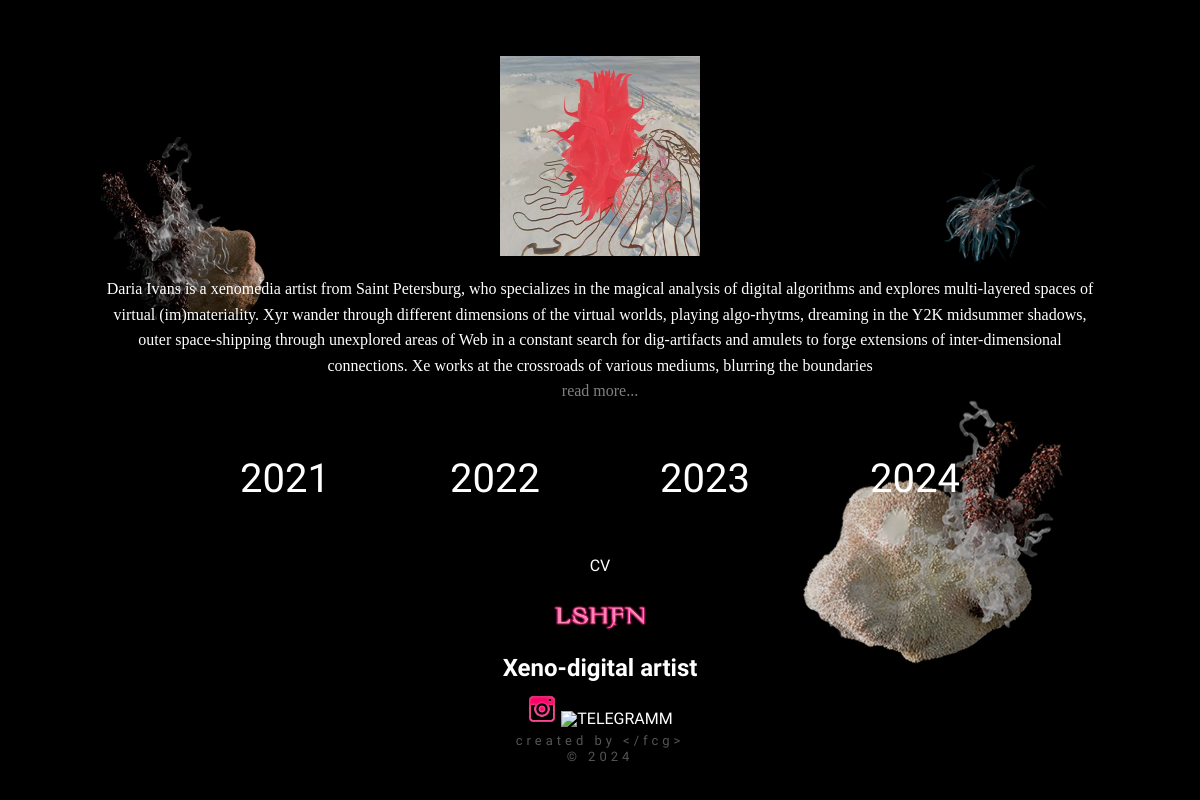
The page / on the database its author committed.
### years/models.py (models this page shows)
class startPage(models.Model):
    content1 = models.CharField(max_length=100000000000)
    content2 = models.CharField(max_length=100000000000)
    name = models.CharField(max_length=200)
    font = models.ForeignKey(AvailableFont, on_delete=models.CASCADE)
    pdf_file = models.FileField(upload_to='document/', null=True, blank=True)
    def __str__(self):
        return str(self.name)

class Year(models.Model):
    year = models.IntegerField(unique=True)
    def __str__(self):
        return str(self.year)

### years/views.py (the view)
# urls.py: path('', views.index, name='index'),
def index(request):
    file = startPage.objects.first()  # Получаем первый экземпляр модели
    print( "file -> ", file)
    years = Year.objects.all()
    projects = Project.objects.all()
    font = startPage.objects.filter(id=1).first().font
    content1 = startPage.objects.filter(id=1).first().content1
    content2 = startPage.objects.filter(id=1).first().content2
    gifs = Gif.objects.all()  # Получаем все объекты модели Gif
    pages = PageContent.objects.all()
    return render(request, 'index.html', {'years':years   , 'projects':projects, 'font':font , 'content1':content1,'content2':content2, 'pages':pages , 'gifs': gifs , 'file':file })

### years/models.py (called while the page is built)
    def __str__(self):
        return self.name

### templates/index.html (shortened to what this page needs)
<!DOCTYPE html>
{% load static %}
<html lang="en">
<head>
  <link href="{% static 'css/index.css' %}" rel="stylesheet">
  <link href="{% static 'css/fonts.css' %}" rel="stylesheet">
  <link rel="stylesheet" href="https://cdnjs.cloudflare.com/ajax/libs/fancybox/3.5.7/jquery.fancybox.min.css">
</head>
<body>
 <back1></back1>
<back2></back2>
<back3></back3>
<div class="info">
    <p align="center" style="position: relative;">
        <img src="static/images/1.webp" width="200" height="200" alt="Фотография">
    </p>
    <div class="text-container TEXT">
      <p style="margin: 0; padding: 0;" id = "content1"> {{content1}}</p>
      <p style="margin: 0; padding: 0; color: gray;" id="read-more-btn">read more...</p>
  </div>
    <years>
      {% for year in years %}
        <a href="#fullscreen-modal{{year}}" class="open-modal">{{year}}</a>
      {% endfor %}
    </years>
    <div style="text-align: center;"> <a href="{{file.pdf_file.url}}" data-fancybox data-type="iframe" data-src="{{file.pdf_file.url}}" class="fancybox">CV</a> </div>
<div style="line-height: 0.5;" align="center">
  <p> <img src="static/images/lshfn.png" width="100" height="50" alt="INSAGRAMM" /> <br />
        <h2> Xeno-digital artist </h2>
          <a href="https://www.instagram.com/_lshfn/"><img src="static/images/i.png" width="30"
                  height="30" alt="INSAGRAMM" /></a>
          <a href="https://t.me/lshfn"><img src="static/images/t.png" width="30" height="30"
                  alt="TELEGRAMM" /></a>
          <br />
          <p class="createdby" style="margin: 5px 0 0 0">created by <a
                  href="https://t.me/fcg000">&lt;/fcg&gt;</a></p>
          <p class="createdby" style="margin: 5px 0 0 0">
              <font-size="1">© 2024</font>
          </p>
</div>
</div>
</body>
</html>

### static/css/index.css (style rules this page uses)
html { margin: 0; padding: 0; height: 100%; }
body { position: relative; margin: 0; padding: 0; height: 100vh; width: 100%; overflow-x: hidden; background-color: rgb(0, 0, 0); color: white; font-family: 'Josefin Sans', sans-serif; display: flex; justify-content: space-around; align-items: center; }
back1 { position: absolute; background: url("../images/back1.webp") no-repeat; background-position: center; background-size: 90%; transition: top 800ms ease-in-out; width: 100%; height: 100vh; z-index: -999999; background-size: 80%; }
back2 { position: absolute; background: url("../images/back2.webp") no-repeat; background-position: center; background-size: 90%; transition: top 800ms ease-in-out; width: 100%; height: 100vh; z-index: -999999; background-size: 90%; }
back3 { position: absolute; background: url("../images/back3.webp") no-repeat; background-position: center; background-size: 90%; transition: top 800ms ease-in-out; width: 100%; height: 100vh; z-index: -999999; background-size: 90%; }
.createdby { font-family: 'Comfortaa', cursive; font-size: 13px; letter-spacing: 4px; color: #555555; }
.createdby a { color: #555555; }
.createdby a :after { display: block; right: 0; content: ""; height: 2px; width: 0%; background-color: #555555; transition: width 0.4s ease-in-out; }
a { cursor: url('../images/cursor_pointer.png'), pointer; text-decoration: none; display: inline-block; line-height: 1; color: white; }
.info { width: 100%; height: auto; min-height: 90%; margin: auto; display: flex; align-content: space-around; flex-direction: column; }
a { cursor: url('images/cursor_pointer.png'), pointer; text-decoration: none; display: inline-block; line-height: 1; color: white; }
a:after { display: block; right: 0; content: ""; height: 2px; width: 0%; background-color: #FFCBDB; transition: width 0.4s ease-in-out; }
years { font-size: 40px; margin: auto; width: 70%; height: 7%; left: 50%; display: flex; justify-content: space-around; }

### rows shown on the page
startPage: content1 "Daria Ivans is a xenomedia artist from Saint Petersburg, who specializes in the magical analysis of digital algorithms and explores multi-layered spaces of virtual (im)materiality. Xyr wander through different dimensions of the virtual worlds, playing algo-rhytms, dreaming in the Y2K midsummer shadows, outer space-shipping through unexplored areas of Web in a constant search for dig-artifacts and amulets to forge extensions of inter-dimensional connections. Xe works at the crossroads of various mediums, blurring the boundaries"
Year: year "2021"
Year: year "2022"
Year: year "2023"
Year: year "2024"
